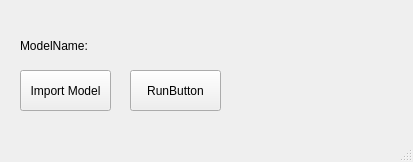
<?xml version="1.0" encoding="UTF-8"?>
<ui version="4.0">
 <class>MainWindow</class>
 <widget class="QMainWindow" name="MainWindow">
  <property name="geometry">
   <rect>
    <x>0</x>
    <y>0</y>
    <width>413</width>
    <height>162</height>
   </rect>
  </property>
  <property name="windowTitle">
   <string>MainWindow</string>
  </property>
  <widget class="QWidget" name="centralwidget">
   <widget class="QPushButton" name="buttonImportModel">
    <property name="geometry">
     <rect>
      <x>20</x>
      <y>70</y>
      <width>91</width>
      <height>41</height>
     </rect>
    </property>
    <property name="text">
     <string>Import Model</string>
    </property>
   </widget>
   <widget class="QLabel" name="label">
    <property name="geometry">
     <rect>
      <x>20</x>
      <y>30</y>
      <width>71</width>
      <height>31</height>
     </rect>
    </property>
    <property name="text">
     <string>ModelName:</string>
    </property>
   </widget>
   <widget class="QLabel" name="labelmModelName">
    <property name="geometry">
     <rect>
      <x>110</x>
      <y>30</y>
      <width>201</width>
      <height>31</height>
     </rect>
    </property>
    <property name="text">
     <string/>
    </property>
   </widget>
   <widget class="QPushButton" name="buttonRun">
    <property name="geometry">
     <rect>
      <x>130</x>
      <y>70</y>
      <width>91</width>
      <height>41</height>
     </rect>
    </property>
    <property name="text">
     <string>RunButton</string>
    </property>
   </widget>
  </widget>
  <widget class="QMenuBar" name="menubar">
   <property name="geometry">
    <rect>
     <x>0</x>
     <y>0</y>
     <width>413</width>
     <height>22</height>
    </rect>
   </property>
  </widget>
  <widget class="QStatusBar" name="statusbar"/>
 </widget>
 <resources/>
 <connections/>
</ui>
